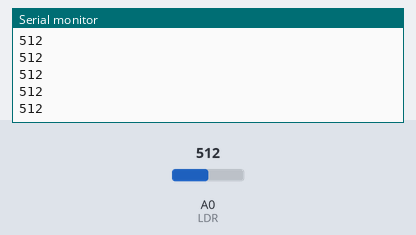
This sketch was run on a simulated Arduino Uno, built for the host (arithmetic inside an expression is 32-bit, double 64-bit). On the bench: the last lines printed to the serial monitor. The inputs (shaded band) are chosen by the test bench; at power-on: A0 (LDR) = 512. Storage starts empty.

Above: at 1.2 s.
1.3 s: A0 (LDR) set to 716
At 2.3 s:
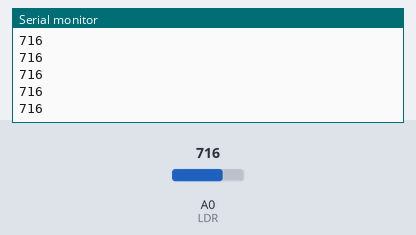
2.8 s: A0 (LDR) set to 900
At 3.9 s:
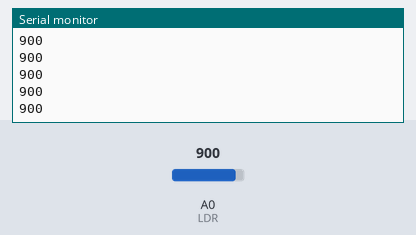
Timing chart, 0 to 5.8 s (numbered marks = the images above; inputs shaded):
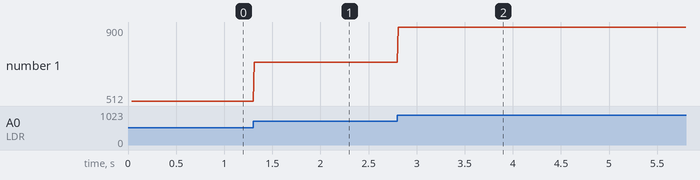

Measured:
- after the input at 1.3 s, the serial monitor: prints a new line at once (image 1)
- after the input at 2.8 s, the serial monitor: prints a new line at once (image 2)
- plotted number 1: 512 → 716 after the input at 1.3 s, 716 → 900 after the input at 2.8 s

The sketch:

exoplanet_code_detector.ino
```cpp
//#include <Wire.h>
#include <SD.h>                               // SD card library
#include <SPI.h>

int LDR = A0;

int chipSelect = 3;
File datalogger;

void setup()
{
Serial.begin(250000);
pinMode(LDR, INPUT);
SD.begin(3);

 datalogger = SD.open("data.txt", FILE_WRITE);
 datalogger.print("\n");
 datalogger.println("--------------- New reading ---------------");
 datalogger.println("\n");
 datalogger.print("\n");
 datalogger.close();

}

void loop() {

int LDRValue = analogRead(LDR);

datalogger = SD.open("data.txt", FILE_WRITE);               // Crate 'data.txt' file and open it


            if (datalogger) {

            float time = millis();
            int LDRValue = analogRead(LDR);

            datalogger.print("I= ");                                  // Write 'U = ' in the data.txt file
            datalogger.print("\t");                                    // Tabulator in the data.txt file
            datalogger.print(LDRValue, 1);                               // Write sensor 1 reading in the data.txt file
            datalogger.print("\t");                                    // Tabulator in the data.txt file
            datalogger.print("t= ");                                  // Write 't =' in the data.txt file
            datalogger.print("\t");                                    // Tabulator in the data.txt file
            datalogger.print(time, 1);                                // Write time in the data.txt file
            datalogger.println("\n");                                  // New line in the data.txt file
            datalogger.close(); }


Serial.println(LDRValue);
delay(1);


}
```
